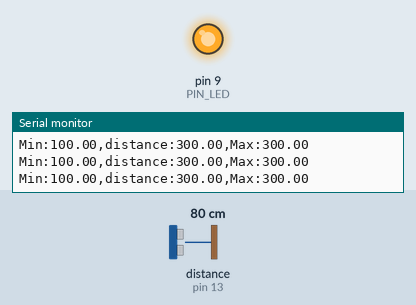
Simulated run of this sketch. Board: Arduino Uno, built with avr-gcc and run on an emulated ATmega328P. Shown: output pins drawn as LEDs (lit = HIGH), the last lines printed to the serial monitor. Wiring (inferred from the names in the program): ultrasonic range finder: trigger pin 12; echo pin 13. The test bench sets the inputs (shaded band); at power-on: distance to the obstacle (sensor on pin 13) 80 cm. The echo pulse lasts 58.3 µs per cm; pins used as bus, display or sensor lines are not drawn.

Above: at 1.2 s.
1.3 s: distance to the obstacle (sensor on pin 13) set to 33 cm
2.8 s: distance to the obstacle (sensor on pin 13) set to 27 cm
At 3.4 s:
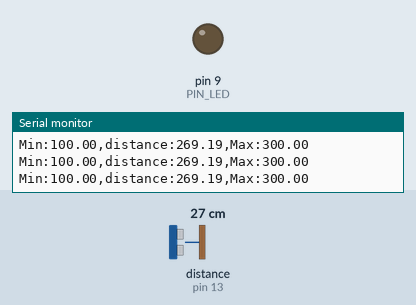
4.3 s: distance to the obstacle (sensor on pin 13) set to 2 cm
At 5.5 s:
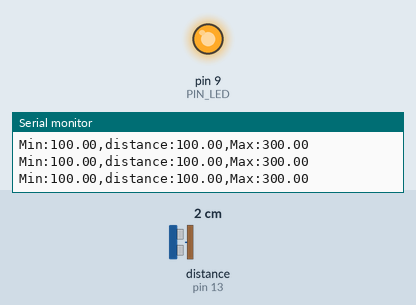
5.8 s: distance to the obstacle (sensor on pin 13) set to 18 cm
At 6.8 s:
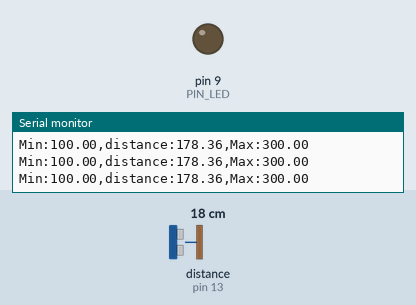
Timing chart, 0 to 8.3 s (numbered marks = the images above; inputs shaded):
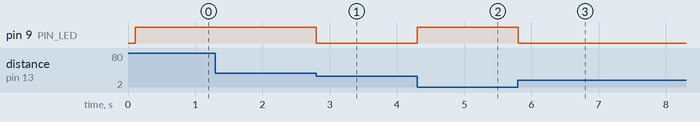

The sketch:

08_example_2.ino
```cpp
// Arduino pin assignment
#define PIN_LED  9
#define PIN_TRIG 12   // sonar sensor TRIGGER
#define PIN_ECHO 13   // sonar sensor ECHO

// configurable parameters
#define SND_VEL 346.0     // sound velocity at 24 celsius degree (unit: m/sec)
#define INTERVAL 100      // sampling interval (unit: msec)
#define PULSE_DURATION 10 // ultra-sound Pulse Duration (unit: usec)
#define _DIST_MIN 100.0   // minimum distance to be measured (unit: mm)
#define _DIST_MAX 300.0   // maximum distance to be measured (unit: mm)

#define TIMEOUT ((INTERVAL / 2) * 1000.0) // maximum echo waiting time (unit: usec)
#define SCALE (0.001 * 0.5 * SND_VEL) // coefficent to convert duration to distance

unsigned long last_sampling_time;   // unit: msec

void setup() {
  // initialize GPIO pins
  pinMode(PIN_LED, OUTPUT);
  pinMode(PIN_TRIG, OUTPUT);  // sonar TRIGGER
  pinMode(PIN_ECHO, INPUT);   // sonar ECHO
  digitalWrite(PIN_TRIG, LOW);  // turn-off Sonar

  // initialize serial port
  Serial.begin(57600);
}

void loop() {
  float distance;

  // wait until next sampling time.
  // millis() returns the number of milliseconds since the program started.
  //    Will overflow after 50 days.
  if (millis() < (last_sampling_time + INTERVAL))
    return;

  distance = USS_measure(PIN_TRIG, PIN_ECHO); // read distance

  if (distance < _DIST_MIN) {
    distance = _DIST_MIN;    // Set Lower Value
    digitalWrite(PIN_LED, 1);       // LED OFF
  } else if (distance > _DIST_MAX) {
    distance = _DIST_MAX;    // Set Higher Value
    digitalWrite(PIN_LED, 1);       // LED OFF
  } else {    // In desired Range
    digitalWrite(PIN_LED, 0);       // LED ON
  }

  // output the distance to the serial port
  Serial.print("Min:");        Serial.print(_DIST_MIN);
  Serial.print(",distance:");  Serial.print(distance);
  Serial.print(",Max:");       Serial.print(_DIST_MAX);
  Serial.println("");

  // do something here
 // delay(50); // Assume that it takes 50ms to do something.

  // update last sampling time
  last_sampling_time += INTERVAL;
}

// get a distance reading from USS. return value is in millimeter.
float USS_measure(int TRIG, int ECHO)
{
  digitalWrite(TRIG, HIGH);
  delayMicroseconds(PULSE_DURATION);
  digitalWrite(TRIG, LOW);

  return pulseIn(ECHO, HIGH, TIMEOUT) * SCALE; // unit: mm

  // Pulse duration to distance conversion example (target distance = 17.3m)
  // - round trip distance: 34.6m
  // - expected pulse duration: 0.1 sec, or 100,000us
  // - pulseIn(ECHO, HIGH, timeout) * 0.001 * 0.5 * SND_VEL
  //        = 100,000 micro*sec * 0.001 milli/micro * 0.5 * 346 meter/sec
  //        = 100,000 * 0.001 * 0.5 * 346 * micro * sec * milli * meter
  //                                        ----------------------------
  //                                         micro * sec
  //        = 100 * 173 milli*meter = 17,300 mm = 17.3m
  // pulseIn() returns microseconds.
}
```

Measured:
- the behaviour switches between 31 and 30 cm on distance to the obstacle (sensor on pin 13) (found by bisection; images 0 and 1)
- after the input at 2.8 s, pin 9 (PIN_LED): HIGH → LOW at once
- after the input at 4.3 s, pin 9 (PIN_LED): LOW → HIGH at once
- after the input at 5.8 s, pin 9 (PIN_LED): HIGH → LOW at once
